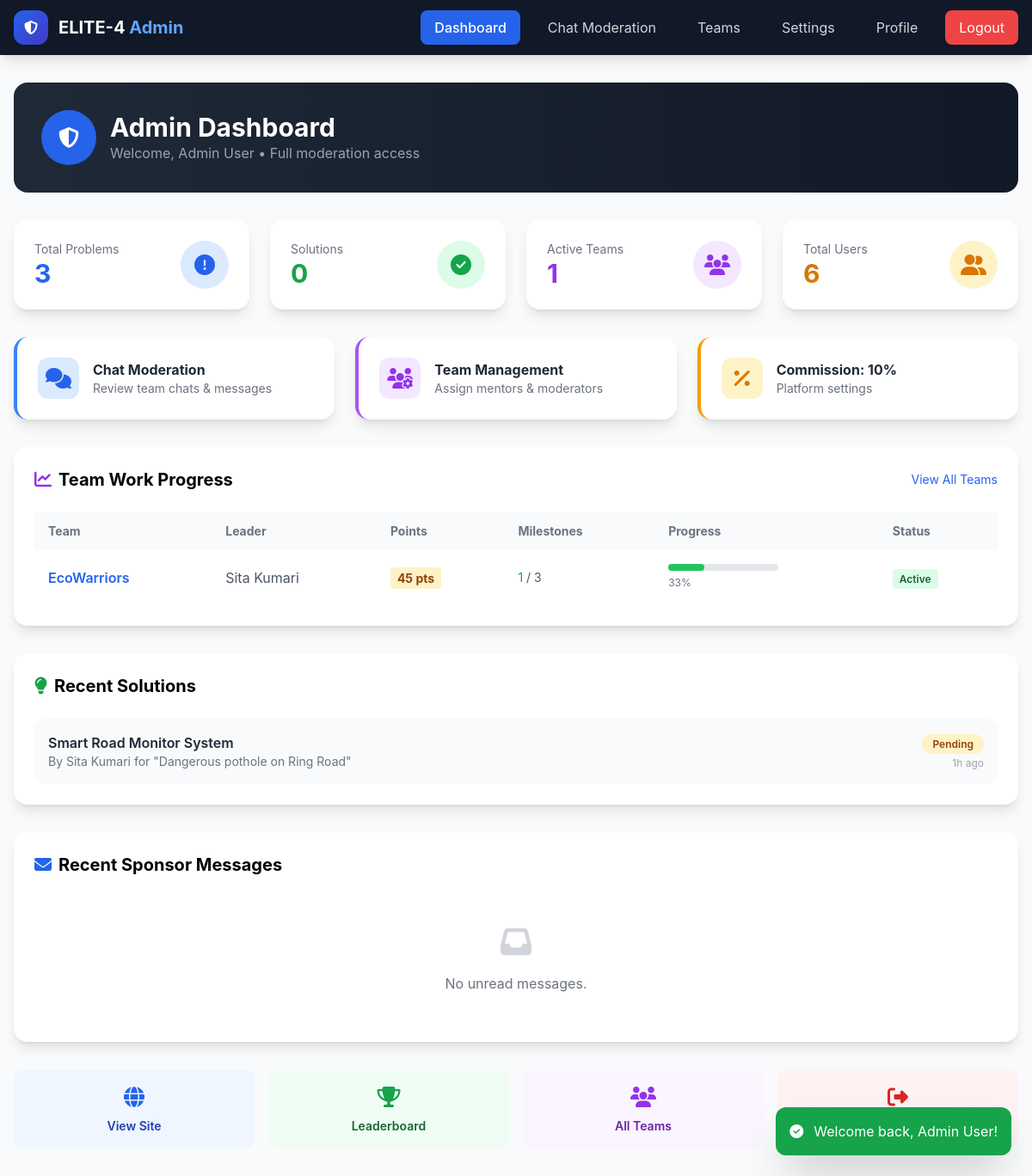
/admin_dashboard.php (signed in), run on the app's committed database.
### tables this page shows
CREATE TABLE `users` (
  `id` INT AUTO_INCREMENT PRIMARY KEY,
  `name` VARCHAR(100) NOT NULL,
  `email` VARCHAR(100) UNIQUE NOT NULL,
  `phone` VARCHAR(20) DEFAULT NULL,
  `password` VARCHAR(255) NOT NULL,
  `role` ENUM('citizen', 'student', 'sponsor', 'mentor', 'admin', 'moderator') NOT NULL DEFAULT 'citizen',
  `bio` TEXT DEFAULT NULL,
  `skills` TEXT DEFAULT NULL,
  `profile_photo` VARCHAR(255) DEFAULT NULL,
  `date_of_birth` DATE DEFAULT NULL,
  `is_active` TINYINT(1) DEFAULT 1,
  `trust_score` INT DEFAULT 100,
  `projects_completed` INT DEFAULT 0,
  `created_at` TIMESTAMP DEFAULT CURRENT_TIMESTAMP,
  `updated_at` TIMESTAMP DEFAULT CURRENT_TIMESTAMP ON UPDATE CURRENT_TIMESTAMP
);

CREATE TABLE `platform_settings` (
  `id` INT AUTO_INCREMENT PRIMARY KEY,
  `setting_key` VARCHAR(50) UNIQUE NOT NULL,
  `setting_value` TEXT DEFAULT NULL,
  `updated_at` TIMESTAMP DEFAULT CURRENT_TIMESTAMP ON UPDATE CURRENT_TIMESTAMP
);

CREATE TABLE `teams` (
  `id` INT AUTO_INCREMENT PRIMARY KEY,
  `name` VARCHAR(100) NOT NULL,
  `description` TEXT DEFAULT NULL,
  `leader_id` INT NOT NULL,
  `is_public` TINYINT(1) DEFAULT 1,
  `required_skills` TEXT DEFAULT NULL,
  `problem_id` INT DEFAULT NULL,
  `mentor_id` INT DEFAULT NULL,
  `members` JSON DEFAULT NULL,
  `rank_points` INT DEFAULT 0,
  `status` ENUM('active', 'completed', 'archived', 'inactive') DEFAULT 'active',
  `gold_badge` TINYINT(1) DEFAULT 0,
  `projects_completed` INT DEFAULT 0,
  `last_progress_update` TIMESTAMP NULL DEFAULT NULL,
  `is_inactive` TINYINT(1) DEFAULT 0,
  `created_at` TIMESTAMP DEFAULT CURRENT_TIMESTAMP,
  FOREIGN KEY (`leader_id`) REFERENCES `users`(`id`) ON DELETE CASCADE,
  FOREIGN KEY (`mentor_id`) REFERENCES `users`(`id`) ON DELETE SET NULL
);

CREATE TABLE `solutions` (
  `id` INT AUTO_INCREMENT PRIMARY KEY,
  `problem_id` INT DEFAULT NULL,
  `challenge_id` INT DEFAULT NULL,
  `team_id` INT DEFAULT NULL,
  `user_id` INT NOT NULL,
  `title` VARCHAR(200) NOT NULL,
  `description` TEXT NOT NULL,
  `budget_estimate` DECIMAL(10,2) DEFAULT 0,
  `implementation_plan` TEXT DEFAULT NULL,
  `status` ENUM('pending', 'approved', 'rejected', 'rewarded', 'disputed') DEFAULT 'pending',
  `mentor_feedback` TEXT DEFAULT NULL,
  `reward_gross` DECIMAL(10,2) DEFAULT 0,
  `reward_commission` DECIMAL(10,2) DEFAULT 0,
  `reward_net` DECIMAL(10,2) DEFAULT 0,
  `created_at` TIMESTAMP DEFAULT CURRENT_TIMESTAMP,
  FOREIGN KEY (`problem_id`) REFERENCES `problems`(`id`) ON DELETE SET NULL,
  FOREIGN KEY (`user_id`) REFERENCES `users`(`id`) ON DELETE CASCADE
);

CREATE TABLE `problems` (
  `id` INT AUTO_INCREMENT PRIMARY KEY,
  `user_id` INT NOT NULL,
  `title` VARCHAR(200) NOT NULL,
  `description` TEXT NOT NULL,
  `location` VARCHAR(255) DEFAULT NULL,
  `photo` VARCHAR(255) DEFAULT NULL,
  `voice_note` TEXT DEFAULT NULL,
  `category` ENUM('Waste', 'Road', 'Health', 'Water', 'Other') DEFAULT 'Other',
  `urgency` ENUM('High', 'Medium', 'Low') DEFAULT 'Medium',
  `status` ENUM('open', 'in_progress', 'solved') DEFAULT 'open',
  `upvotes` INT DEFAULT 0,
  `solved_by` INT DEFAULT NULL,
  `solved_at` TIMESTAMP NULL DEFAULT NULL,
  `sdg_impact_score` INT DEFAULT 0,
  `local_impact_category` VARCHAR(50) DEFAULT NULL,
  `created_at` TIMESTAMP DEFAULT CURRENT_TIMESTAMP,
  FOREIGN KEY (`user_id`) REFERENCES `users`(`id`) ON DELETE CASCADE,
  FOREIGN KEY (`solved_by`) REFERENCES `users`(`id`) ON DELETE SET NULL
);

### admin_dashboard.php (the view, shortened to what the rows shown need)
<?php
require_once 'config.php';
$user = getCurrentUser();
global $conn;
$isAdmin = $user['role'] === 'admin';
$commission = getCommissionPercent();
?>
<!DOCTYPE html>
<html lang="en">
<head>
    <script src="https://cdn.tailwindcss.com"></script>
    <link rel="stylesheet" href="https://cdnjs.cloudflare.com/ajax/libs/font-awesome/6.5.1/css/all.min.css">
</head>
<body class="bg-gray-50">
    <div class="max-w-7xl mx-auto px-4 py-8">
        <div class="bg-gradient-to-r from-gray-800 to-gray-900 rounded-2xl p-8 text-white mb-8">
            <div class="flex items-center gap-4">
                <div>
                    <h1 class="text-3xl font-bold">Admin Dashboard</h1>
                    <p class="text-gray-400">Welcome, <?= e($user['name']) ?> • Full moderation access</p>
                </div>
            </div>
        </div>
        <?php if ($isAdmin): ?>
        <div class="grid md:grid-cols-2 lg:grid-cols-3 gap-6 mb-8">
            <a href="admin_chat_moderation.php" class="bg-white p-6 rounded-2xl shadow-lg card-hover transition-all border-l-4 border-blue-500">
                <div class="flex items-center gap-4">
                    <div class="w-12 h-12 bg-blue-100 rounded-xl flex items-center justify-center">
                        <i class="fas fa-comments text-2xl text-blue-600"></i>
                    </div>
                    <div>
                        <h3 class="font-bold text-gray-800">Chat Moderation</h3>
                        <p class="text-sm text-gray-500">Review team chats & messages</p>
                    </div>
                </div>
            </a>
            <a href="admin_teams.php" class="bg-white p-6 rounded-2xl shadow-lg card-hover transition-all border-l-4 border-purple-500">
                <div class="flex items-center gap-4">
                    <div class="w-12 h-12 bg-purple-100 rounded-xl flex items-center justify-center">
                        <i class="fas fa-users-cog text-2xl text-purple-600"></i>
                    </div>
                    <div>
                        <h3 class="font-bold text-gray-800">Team Management</h3>
                        <p class="text-sm text-gray-500">Assign mentors & moderators</p>
                    </div>
                </div>
            </a>
            <a href="admin_commission.php" class="bg-white p-6 rounded-2xl shadow-lg card-hover transition-all border-l-4 border-amber-500">
                <div class="flex items-center gap-4">
                    <div class="w-12 h-12 bg-amber-100 rounded-xl flex items-center justify-center">
                        <i class="fas fa-percentage text-2xl text-amber-600"></i>
                    </div>
                    <div>
                        <h3 class="font-bold text-gray-800">Commission: <?= $commission ?>%</h3>
                        <p class="text-sm text-gray-500">Platform settings</p>
                    </div>
                </div>
            </a>
        </div>
        <?php
        $stmt = $conn->prepare("
            SELECT t.*, u.name as leader_name,
            (SELECT COUNT(*) FROM team_milestones WHERE team_id = t.id) as total_milestones,
            (SELECT COUNT(*) FROM team_milestones WHERE team_id = t.id AND status = 'completed') as completed_milestones,
            (SELECT COUNT(*) FROM team_milestones WHERE team_id = t.id AND status = 'in_progress') as inprogress_milestones
            FROM teams t
            JOIN users u ON t.leader_id = u.id
            WHERE t.status = 'active'
            ORDER BY t.rank_points DESC
            LIMIT 10
        ");
        $stmt->execute();
        $r = $stmt->get_result();
        $allTeams = $r ? $r->fetch_all(MYSQLI_ASSOC) : [];
        ?>
        <div class="bg-white rounded-2xl shadow-lg p-6 mb-8">
            <div class="flex justify-between items-center mb-6">
                <h2 class="text-xl font-bold"><i class="fas fa-chart-line mr-2 text-purple-600"></i>Team Work Progress</h2>
                <a href="admin_teams.php" class="text-blue-600 hover:underline text-sm">View All Teams</a>
            </div>
            <?php if (empty($allTeams)): ?>
            <div class="text-center py-8 text-gray-500">
                <i class="fas fa-users text-4xl mb-4 text-gray-300"></i>
                <p>No active teams yet.</p>
            </div>
            <?php else: ?>
            <div class="overflow-x-auto">
                <table class="w-full">
                    <thead class="bg-gray-50">
                        <tr class="text-left text-sm text-gray-500">
                            <th class="px-4 py-3">Team</th>
                            <th class="px-4 py-3">Leader</th>
                            <th class="px-4 py-3">Points</th>
                            <th class="px-4 py-3">Milestones</th>
                            <th class="px-4 py-3">Progress</th>
                            <th class="px-4 py-3">Status</th>
                        </tr>
                    </thead>
                    <tbody class="divide-y divide-gray-200">
                        <?php foreach ($allTeams as $team): ?>
                        <?php
                        $total = $team['total_milestones'] ?: 1;
                        $completed = $team['completed_milestones'] ?: 0;
                        $progress = round(($completed / $total) * 100);
                        ?>
                        <tr class="hover:bg-gray-50">
                            <td class="px-4 py-4">
                                <a href="team_progress.php?team_id=<?= $team['id'] ?>" class="font-semibold text-blue-600 hover:underline">
                                    <?= e($team['name']) ?>
                                </a>
                            </td>
                            <td class="px-4 py-4 text-gray-600"><?= e($team['leader_name']) ?></td>
                            <td class="px-4 py-4">
                                <span class="px-2 py-1 bg-amber-100 text-amber-800 rounded text-sm font-bold">
                                    <?= $team['rank_points'] ?? 0 ?> pts
                                </span>
                            </td>
                            <td class="px-4 py-4 text-sm text-gray-600">
                                <span class="text-green-600"><?= $completed ?></span> / <?= $total ?>
                            </td>
                            <td class="px-4 py-4">
                                <div class="w-32 bg-gray-200 rounded-full h-2">
                                    <div class="bg-green-500 h-2 rounded-full" style="width: <?= $progress ?>%"></div>
                                </div>
                                <span class="text-xs text-gray-500"><?= $progress ?>%</span>
                            </td>
                            <td class="px-4 py-4">
                                <span class="px-2 py-1 rounded text-xs font-semibold
                                    <?= $team['status'] === 'active' ? 'bg-green-100 text-green-800' :
                                       ($team['status'] === 'completed' ? 'bg-blue-100 text-blue-800' : 'bg-gray-100 text-gray-800') ?>">
                                    <?= ucfirst($team['status']) ?>
                                </span>
                            </td>
                        </tr>
                        <?php endforeach; ?>
                    </tbody>
                </table>
            </div>
            <?php endif; ?>
        </div>
        <?php
        $stmt = $conn->prepare("
            SELECT s.*, u.name as solver_name, p.title as problem_title, c.title as challenge_title
            FROM solutions s
            JOIN users u ON s.user_id = u.id
            LEFT JOIN problems p ON s.problem_id = p.id
            LEFT JOIN challenges c ON s.challenge_id = c.id
            ORDER BY s.created_at DESC
            LIMIT 5
        ");
        $stmt->execute();
        $r = $stmt->get_result();
        $recentSolutions = $r ? $r->fetch_all(MYSQLI_ASSOC) : [];
        ?>
        <div class="bg-white rounded-2xl shadow-lg p-6 mb-8">
            <div class="flex justify-between items-center mb-6">
                <h2 class="text-xl font-bold"><i class="fas fa-lightbulb mr-2 text-green-600"></i>Recent Solutions</h2>
            </div>
            <?php if (empty($recentSolutions)): ?>
            <div class="text-center py-8 text-gray-500">
                <i class="fas fa-inbox text-4xl mb-4 text-gray-300"></i>
                <p>No solutions submitted yet.</p>
            </div>
            <?php else: ?>
            <div class="space-y-4">
                <?php foreach ($recentSolutions as $sol): ?>
                <div class="flex items-center justify-between p-4 bg-gray-50 rounded-xl">
                    <div class="flex-1">
                        <h4 class="font-semibold text-gray-800"><?= e($sol['title']) ?></h4>
                        <p class="text-sm text-gray-500">
                            By <?= e($sol['solver_name']) ?>
                            <?php if ($sol['problem_title']): ?> for "<?= e($sol['problem_title']) ?>"<?php endif; ?>
                        </p>
                    </div>
                    <div class="text-right">
                        <span class="px-3 py-1 rounded-full text-xs font-semibold
                            <?= $sol['status'] === 'rewarded' ? 'bg-green-100 text-green-800' :
                               ($sol['status'] === 'approved' ? 'bg-blue-100 text-blue-800' :
                               ($sol['status'] === 'pending' ? 'bg-amber-100 text-amber-800' : 'bg-red-100 text-red-800')) ?>">
                            <?= ucfirst($sol['status']) ?>
                        </span>
                        <p class="text-xs text-gray-400 mt-1"><?= timeAgo($sol['created_at']) ?></p>
                    </div>
                </div>
                <?php endforeach; ?>
            </div>
            <?php endif; ?>
        </div>
        <?php endif; ?>
        <div class="bg-white rounded-2xl shadow-lg p-6 mb-8">
            <div class="flex justify-between items-center mb-6">
                <h2 class="text-xl font-bold"><i class="fas fa-envelope mr-2 text-blue-600"></i>Recent Sponsor Messages</h2>
            </div>
        </div>
    </div>
</body>
</html>

### data on the page
users: name "Admin User"
platform_settings: setting_value "10"
teams: name "EcoWarriors", leader.name "Sita Kumari", rank_points "45", completed "1", total "3", progress "33", status "Active"
solutions: title "Smart Road Monitor System", user.name "Sita Kumari", problem.title "Dangerous pothole on Ring Road", status "Pending", created_at "1h ago"

### other printed values
$stats['problems'] "3"
$stats['solutions'] "0"
$totalTeams "1"
$totalUsers "6"
$flash['message'] "Welcome back, Admin User!"
